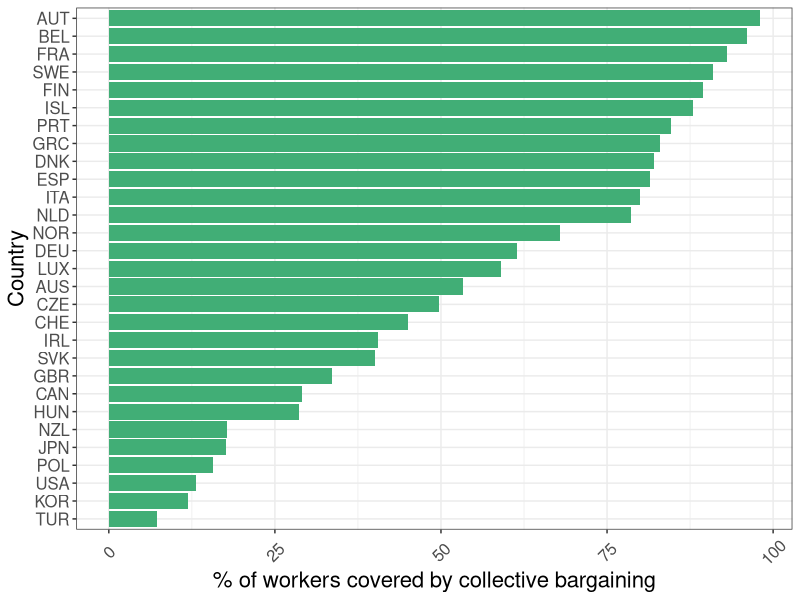

Here is the R script that generated this plot:
require(ggplot2)
require(ggrepel)
require(dplyr)

COLA <- c("#e0f3db", "#99d8c9","#66c2a4","#41ae76", "#238b45", "#005824")

pdf(file = "capitalism/employment_union_coverage.pdf", width = 9, height = 7)
UnionCoverage <- read.csv("employment/union_coverage.csv")
UnionCoverage <- 
  UnionCoverage %>% 
  arrange(Coverage)

UnionCoverage$Country <- 
  factor(UnionCoverage$Country, levels = UnionCoverage$Country[order(UnionCoverage$Coverage)])
u1 <- ggplot(UnionCoverage, aes(x = Country, y = Coverage)) + 
  geom_bar(stat = "identity", 
              aes(fill = Coverage), 
              fill = COLA[4],
              show.legend = FALSE) + 
  #scale_fill_manual(guide = "legend") + #This is so I can supress the legend
  ylab("% of workers covered by collective bargaining") + 
  theme_bw() +
  theme(axis.title = element_text(size = 16),
        axis.text.y = element_text(size = 12),
        legend.title = element_text(size = 14),
        legend.text = element_text(size = 14),
        axis.text.x  = element_text(angle = 45, vjust = 0.5, size = 12 )
        ) + 
  coord_flip()

print(u1)
dev.off()
